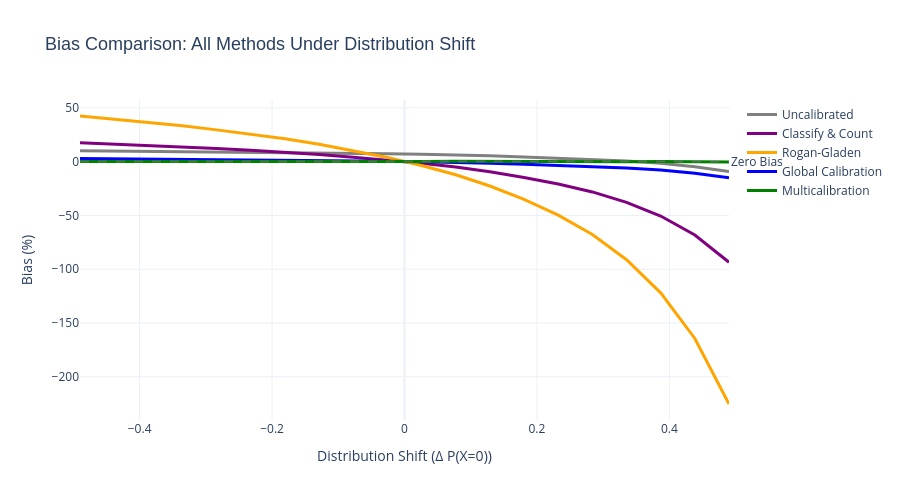

Write notebook code for a chart like this one.
### Code cell
fig_all_methods = go.Figure()

deltas = bias_curves_results["deltas"]

methods = [
    ("Uncalibrated", bias_curves_results["avg_uncalibrated"], "gray"),
    ("Classify & Count", bias_curves_results["avg_cc"], "purple"),
    ("Rogan-Gladen", bias_curves_results["avg_rg"], "orange"),
    ("Global Calibration", bias_curves_results["avg_calibrated"], "blue"),
    ("Multicalibration", bias_curves_results["avg_multicalibrated"], "green"),
]

for name, avg_curve, color in methods:
    fig_all_methods.add_trace(
        go.Scatter(
            x=deltas,
            y=avg_curve,
            mode="lines",
            line=dict(color=color, width=3),
            name=name,
            hovertemplate=f"{name}<br>Delta: %{{x:.3f}}<br>Bias: %{{y:.2f}}%<extra></extra>",
        )
    )

fig_all_methods.add_hline(
    y=0,
    line_dash="dash",
    line_color="gray",
    opacity=0.5,
    annotation_text="Zero Bias",
    annotation_position="right",
)

fig_all_methods.update_layout(
    title=dict(
        text="Bias Comparison: All Methods Under Distribution Shift",
        font=dict(size=18, family="Arial"),
    ),
    xaxis_title="Distribution Shift (\u0394 P(X=0))",
    yaxis_title="Bias (%)",
    template="plotly_white",
    hovermode="closest",
    width=900,
    height=500,
)

fig_all_methods.show()

# Save as static image with matplotlib
fig_mc, ax_mc = plt.subplots(figsize=(10, 5))
for name, avg_curve, color in methods:
    ax_mc.plot(deltas, avg_curve, color=color, linewidth=2.5, label=name)
ax_mc.axhline(y=0, color="gray", linestyle="--", alpha=0.5)
ax_mc.set_xlabel("Distribution Shift (Δ P(X=0))")
ax_mc.set_ylabel("Bias (%)")
ax_mc.set_title("Bias Comparison: All Methods Under Distribution Shift")
ax_mc.legend()
fig_mc.tight_layout()
fig_mc.savefig("../paper/images/figure_multicalibration_comparison.png", dpi=300, bbox_inches="tight")
plt.show()

### Figure 1 — Plotly figure (JSON) as saved in the notebook; plotly's stock layout.template omitted (floating-point values rounded to 4 significant figures)
{"data": [{"hovertemplate": "Uncalibrated<br>Delta: %{x:.3f}<br>Bias: %{y:.2f}%<extra></extra>", "line": {"color": "gray", "width": 3}, "mode": "lines", "name": "Uncalibrated", "type": "scatter", "x": [-0.49, -0.4384, -0.3868, -0.3353, -0.2837, -0.2321, -0.1805, -0.1289, -0.07737, -0.02579, 0.02579, 0.07737, 0.1289, 0.1805, 0.2321, 0.2837, 0.3353, 0.3868, 0.4384, 0.49], "y": [10.06, 9.799, 9.57, 9.295, 8.995, 8.77, 8.602, 8.061, 7.661, 7.337, 6.791, 6.29, 5.393, 4.315, 3.275, 2.159, 0.5676, -1.505, -4.673, -9.116]}, {"hovertemplate": "Classify & Count<br>Delta: %{x:.3f}<br>Bias: %{y:.2f}%<extra></extra>", "line": {"color": "purple", "width": 3}, "mode": "lines", "name": "Classify & Count", "type": "scatter", "x": [-0.49, -0.4384, -0.3868, -0.3353, -0.2837, -0.2321, -0.1805, -0.1289, -0.07737, -0.02579, 0.02579, 0.07737, 0.1289, 0.1805, 0.2321, 0.2837, 0.3353, 0.3868, 0.4384, 0.49], "y": [17.53, 16.32, 15.08, 13.67, 12.1, 10.52, 8.77, 6.539, 4.14, 1.556, -1.564, -5.06, -9.475, -14.71, -20.82, -28.17, -37.86, -50.56, -68.24, -93.58]}, {"hovertemplate": "Rogan-Gladen<br>Delta: %{x:.3f}<br>Bias: %{y:.2f}%<extra></extra>", "line": {"color": "orange", "width": 3}, "mode": "lines", "name": "Rogan-Gladen", "type": "scatter", "x": [-0.49, -0.4384, -0.3868, -0.3353, -0.2837, -0.2321, -0.1805, -0.1289, -0.07737, -0.02579, 0.02579, 0.07737, 0.1289, 0.1805, 0.2321, 0.2837, 0.3353, 0.3868, 0.4384, 0.49], "y": [42.41, 39.57, 36.6, 33.24, 29.52, 25.62, 21.2, 16.07, 10.27, 3.853, -3.655, -12.24, -22.66, -35.01, -49.76, -67.7, -91.17, -122.0, -164.4, -225.3]}, {"hovertemplate": "Global Calibration<br>Delta: %{x:.3f}<br>Bias: %{y:.2f}%<extra></extra>", "line": {"color": "blue", "width": 3}, "mode": "lines", "name": "Global Calibration", "type": "scatter", "x": [-0.49, -0.4384, -0.3868, -0.3353, -0.2837, -0.2321, -0.1805, -0.1289, -0.07737, -0.02579, 0.02579, 0.07737, 0.1289, 0.1805, 0.2321, 0.2837, 0.3353, 0.3868, 0.4384, 0.49], "y": [2.951, 2.711, 2.495, 2.239, 1.957, 1.749, 1.591, 1.085, 0.7095, 0.4078, -0.1047, -0.5721, -1.412, -2.42, -3.393, -4.438, -5.925, -7.866, -10.83, -14.98]}, {"hovertemplate": "Multicalibration<br>Delta: %{x:.3f}<br>Bias: %{y:.2f}%<extra></extra>", "line": {"color": "green", "width": 3}, "mode": "lines", "name": "Multicalibration", "type": "scatter", "x": [-0.49, -0.4384, -0.3868, -0.3353, -0.2837, -0.2321, -0.1805, -0.1289, -0.07737, -0.02579, 0.02579, 0.07737, 0.1289, 0.1805, 0.2321, 0.2837, 0.3353, 0.3868, 0.4384, 0.49], "y": [0.2236, 0.1632, 0.1381, 0.0946, 0.05163, 0.09697, 0.2344, 0.04714, 0.04667, 0.1684, 0.1378, 0.2311, 0.05251, -0.1696, -0.1938, -0.07103, -0.04327, 0.00813, -0.2219, -0.4589]}], "layout": {"annotations": [{"showarrow": false, "text": "Zero Bias", "x": 1, "xanchor": "left", "xref": "x domain", "y": 0, "yanchor": "middle", "yref": "y"}], "height": 500, "hovermode": "closest", "shapes": [{"line": {"color": "gray", "dash": "dash"}, "opacity": 0.5, "type": "line", "x0": 0, "x1": 1, "xref": "x domain", "y0": 0, "y1": 0, "yref": "y"}], "title": {"font": {"family": "Arial", "size": 18}, "text": "Bias Comparison: All Methods Under Distribution Shift"}, "width": 900, "xaxis": {"title": {"text": "Distribution Shift (Δ P(X=0))"}}, "yaxis": {"title": {"text": "Bias (%)"}}}}
